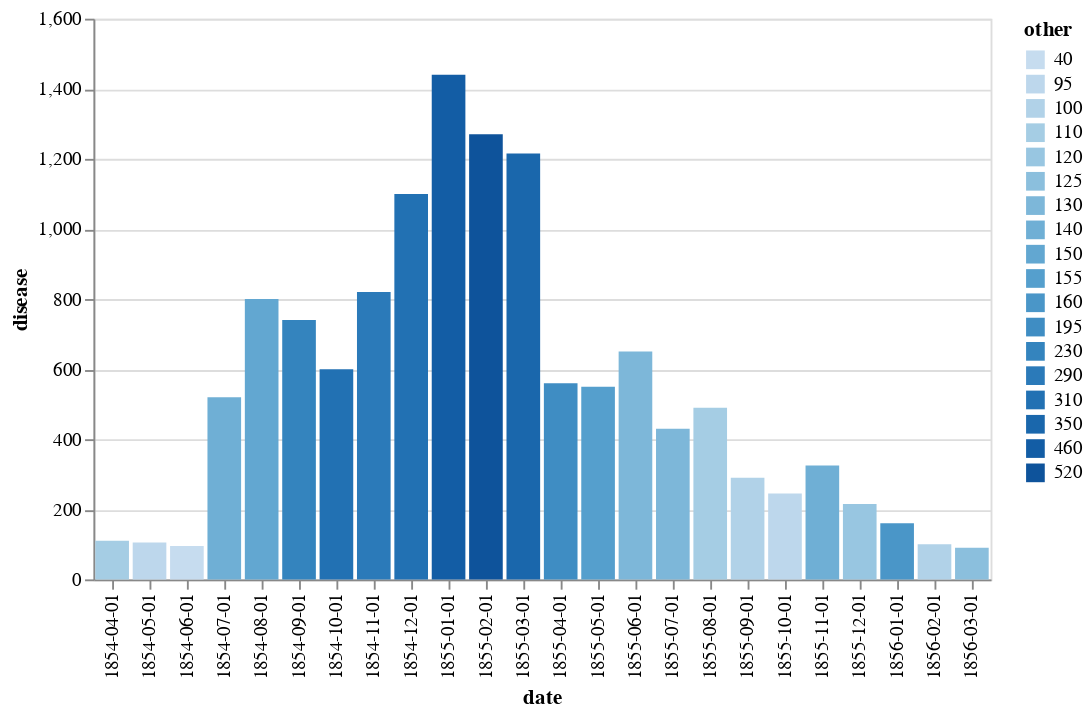

Notebook code for this chart:
### Code cell
alt.Chart(alternation).mark_bar().encode(
    x = "date:N",
    y = "disease",
    color = "other:O",
    tooltip=("disease", "other")
)

### Figure 1 — Vega-Lite specification as saved in the notebook (floating-point values rounded to 4 significant figures)
{"config": {"view": {"continuousWidth": 400, "continuousHeight": 300}}, "data": {"name": "data-d47742fb4b263750da93ad677d1cad61"}, "mark": "bar", "encoding": {"color": {"field": "other", "type": "ordinal"}, "tooltip": [{"field": "disease", "type": "quantitative"}, {"field": "other", "type": "quantitative"}], "x": {"field": "date", "type": "nominal"}, "y": {"field": "disease", "type": "quantitative"}}, "$schema": "https://vega.github.io/schema/vega-lite/v4.17.0.json", "datasets": {"data-d47742fb4b263750da93ad677d1cad61": [{"date": "1854-04-01", "wounds": 0, "other": 110, "disease": 110}, {"date": "1854-05-01", "wounds": 0, "other": 95, "disease": 105}, {"date": "1854-06-01", "wounds": 0, "other": 40, "disease": 95}, {"date": "1854-07-01", "wounds": 0, "other": 140, "disease": 520}, {"date": "1854-08-01", "wounds": 20, "other": 150, "disease": 800}, {"date": "1854-09-01", "wounds": 220, "other": 230, "disease": 740}, {"date": "1854-10-01", "wounds": 305, "other": 310, "disease": 600}, {"date": "1854-11-01", "wounds": 480, "other": 290, "disease": 820}, {"date": "1854-12-01", "wounds": 295, "other": 310, "disease": 1100}, {"date": "1855-01-01", "wounds": 230, "other": 460, "disease": 1440}, {"date": "1855-02-01", "wounds": 180, "other": 520, "disease": 1270}, {"date": "1855-03-01", "wounds": 155, "other": 350, "disease": 1215}, {"date": "1855-04-01", "wounds": 195, "other": 195, "disease": 560}, {"date": "1855-05-01", "wounds": 180, "other": 155, "disease": 550}, {"date": "1855-06-01", "wounds": 330, "other": 130, "disease": 650}, {"date": "1855-07-01", "wounds": 260, "other": 130, "disease": 430}, {"date": "1855-08-01", "wounds": 290, "other": 110, "disease": 490}, {"date": "1855-09-01", "wounds": 355, "other": 100, "disease": 290}, {"date": "1855-10-01", "wounds": 135, "other": 95, "disease": 245}, {"date": "1855-11-01", "wounds": 100, "other": 140, "disease": 325}, {"date": "1855-12-01", "wounds": 40, "other": 120, "disease": 215}, {"date": "1856-01-01", "wounds": 0, "other": 160, "disease": 160}, {"date": "1856-02-01", "wounds": 0, "other": 100, "disease": 100}, {"date": "1856-03-01", "wounds": 0, "other": 125, "disease": 90}]}}
